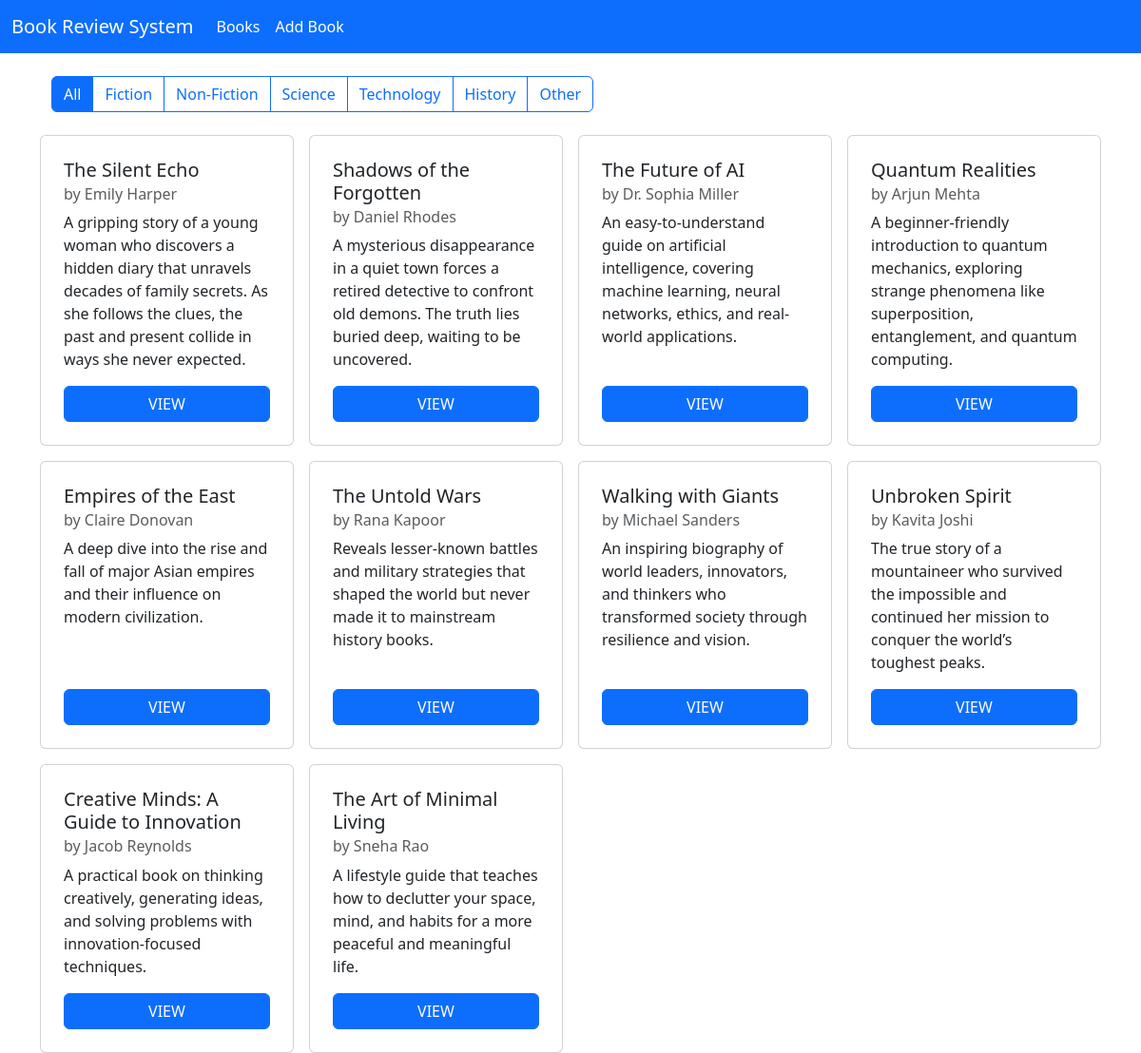
The page / on the database its author committed.
### book/models.py (models this page shows, shortened)
class Book(models.Model):
    GENRE_CHOICES = [
        ("fiction","Fiction"),
        ("non_fiction","Non-Fiction"),
        ("science","Science"),
        ("technology","technology"),
        ("history","History"),
        ("other","Other")
    ]
    title = models.CharField(max_length=200)
    author = models.CharField(max_length=200)
    description = models.TextField()
    genre = models.CharField(max_length=20,choices=GENRE_CHOICES)
    isbn = models.CharField('ISBN',max_length=13,unique=True)
    publication_date = models.DateField()
    average_rating = models.DecimalField(
        max_digits=3,
        decimal_places=2,
        validators=[MinLengthValidator(0),MaxLengthValidator(5)],
        default=0
    )
    created_at = models.DateTimeField(auto_now_add=True)
    updated_at = models.DateTimeField(auto_now=True)

### book/views.py (the view)
# urls.py: path("",book_list,name="book-list"),
def book_list(req):
    genre = req.GET.get("genre")
    if genre:
        obj = Book.objects.filter(genre=genre)
    else:
        obj = Book.objects.all().order_by("created_at")
    return render(req,"book/book_list.html",{"lst":obj})

### book/templates/book/book_list.html (shortened to what this page needs)
{% extends "book/base.html" %}
{% block content %}
<div class="container-fluid">
    <div class="container">
        <div class="container mt-4">
            <div class="row mb-4">
                <div class="col">
                    <div class="btn-group">
                        <a href="{% url 'book-list' %}" class="btn btn-outline-primary {% if not request.GET.genre %}active{% endif %}">
                            All
                        </a>
                        <a href="?genre=fiction" class="btn btn-outline-primary {% if request.GET.genre == 'fiction' %}active{% endif %}">
                            Fiction
                        </a>
                        <a href="?genre=non_fiction" class="btn btn-outline-primary {% if request.GET.genre == 'non_fiction' %}active{% endif %}">
                            Non-Fiction
                        </a>
                        <a href="?genre=science" class="btn btn-outline-primary {% if request.GET.genre == 'science' %}active{% endif %}">
                            Science
                        </a>
                        <a href="?genre=technology" class="btn btn-outline-primary {% if request.GET.genre == 'technology' %}active{% endif %}">
                            Technology
                        </a>
                        <a href="?genre=history" class="btn btn-outline-primary {% if request.GET.genre == 'history' %}active{% endif %}">
                            History
                        </a>
                        <a href="?genre=other" class="btn btn-outline-primary {% if request.GET.genre == 'other' %}active{% endif %}">
                            Other
                        </a>
                    </div>
                </div>
            </div>
        </div>
    </div>
    <div class="container-fluid">
        <div class="container ">
            <div class="row g-3">
                {% for bk in lst %}
                <div class="col-md-4 col-lg-3">
                    <div class="card p-2 h-100">
                        <div class="card-body d-flex flex-column">
                            <h5 class="card-title">{{bk.title}}</h5>
                            <h6 class="card-subtitle mb-2 text-body-secondary">by {{bk.author}}</h6>
                            <p class="card-text">{{bk.description}}</p>
                            <a href="{% url 'book-detail' bk.pk %}" class="btn btn-primary mt-auto">VIEW</a>
                        </div>
                    </div>
                </div>
                {% endfor %}
            </div>
        </div>
    </div>
    {% endblock %}

### book/templates/book/base.html (shortened to what this page needs)
<!DOCTYPE html>
<html lang="en">
<head>
    <link href="https://cdn.jsdelivr.net/npm/bootstrap@5.3.8/dist/css/bootstrap.min.css" rel="stylesheet"
>
</head>
<body>
    <nav class="navbar navbar-expand-lg bg-primary mb-3" data-bs-theme='dark'>
        <div class="container-fluid">
            <a class="navbar-brand" href="{% url 'book-list' %}">Book Review System</a>
            <div class="collapse navbar-collapse" id="navbarNavAltMarkup">
            <div class="navbar-nav">
                <a class="nav-link active" aria-current="page" href="{% url 'book-list' %}">Books</a>
                <a class="nav-link active" aria-current="page" href="{% url 'book-create' %}">Add Book</a>
            </div>
            </div>
        </div>
    </nav>
    {% block content %} {% endblock %}
</body>
</html>

### rows shown on the page
Book: title "The Silent Echo", author "Emily Harper", description "A gripping story of a young woman who discovers a hidden diary that unravels decades of family secrets. As she follows the clues, the past and present collide in ways she never expected."
Book: title "Shadows of the Forgotten", author "Daniel Rhodes", description "A mysterious disappearance in a quiet town forces a retired detective to confront old demons. The truth lies buried deep, waiting to be uncovered."
Book: title "The Future of AI", author "Dr. Sophia Miller", description "An easy-to-understand guide on artificial intelligence, covering machine learning, neural networks, ethics, and real-world applications."
Book: title "Quantum Realities", author "Arjun Mehta", description "A beginner-friendly introduction to quantum mechanics, exploring strange phenomena like superposition, entanglement, and quantum computing."
Book: title "Empires of the East", author "Claire Donovan", description "A deep dive into the rise and fall of major Asian empires and their influence on modern civilization."
Book: title "The Untold Wars", author "Rana Kapoor", description "Reveals lesser-known battles and military strategies that shaped the world but never made it to mainstream history books."
Book: title "Walking with Giants", author "Michael Sanders", description "An inspiring biography of world leaders, innovators, and thinkers who transformed society through resilience and vision."
Book: title "Unbroken Spirit", author "Kavita Joshi", description "The true story of a mountaineer who survived the impossible and continued her mission to conquer the world’s toughest peaks."
Book: title "Creative Minds: A Guide to Innovation", author "Jacob Reynolds", description "A practical book on thinking creatively, generating ideas, and solving problems with innovation-focused techniques."
Book: title "The Art of Minimal Living", author "Sneha Rao", description "A lifestyle guide that teaches how to declutter your space, mind, and habits for a more peaceful and meaningful life."
